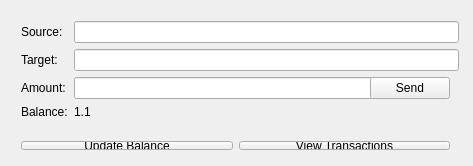
<?xml version="1.0" encoding="UTF-8"?>
<ui version="4.0">
 <class>MainWindow</class>
 <widget class="QMainWindow" name="MainWindow">
  <property name="geometry">
   <rect>
    <x>0</x>
    <y>0</y>
    <width>473</width>
    <height>166</height>
   </rect>
  </property>
  <property name="minimumSize">
   <size>
    <width>473</width>
    <height>166</height>
   </size>
  </property>
  <property name="maximumSize">
   <size>
    <width>473</width>
    <height>166</height>
   </size>
  </property>
  <property name="windowTitle">
   <string>MainWindow</string>
  </property>
  <widget class="QWidget" name="centralWidget">
   <widget class="QWidget" name="formLayoutWidget">
    <property name="geometry">
     <rect>
      <x>10</x>
      <y>10</y>
      <width>451</width>
      <height>121</height>
     </rect>
    </property>
    <layout class="QFormLayout" name="formLayout">
     <item row="0" column="0">
      <widget class="QLabel" name="label_2">
       <property name="sizePolicy">
        <sizepolicy hsizetype="Fixed" vsizetype="Preferred">
         <horstretch>0</horstretch>
         <verstretch>0</verstretch>
        </sizepolicy>
       </property>
       <property name="text">
        <string>Source:</string>
       </property>
      </widget>
     </item>
     <item row="0" column="1">
      <widget class="QLineEdit" name="lineEdit">
       <property name="minimumSize">
        <size>
         <width>385</width>
         <height>0</height>
        </size>
       </property>
      </widget>
     </item>
     <item row="1" column="0">
      <widget class="QLabel" name="label_3">
       <property name="text">
        <string>Target:</string>
       </property>
      </widget>
     </item>
     <item row="1" column="1">
      <widget class="QLineEdit" name="lineEdit_2">
       <property name="minimumSize">
        <size>
         <width>385</width>
         <height>0</height>
        </size>
       </property>
      </widget>
     </item>
     <item row="2" column="0">
      <widget class="QLabel" name="label_5">
       <property name="text">
        <string>Amount:</string>
       </property>
      </widget>
     </item>
     <item row="2" column="1">
      <layout class="QHBoxLayout" name="horizontalLayout">
       <item>
        <widget class="QLineEdit" name="lineEdit_3">
         <property name="minimumSize">
          <size>
           <width>311</width>
           <height>0</height>
          </size>
         </property>
        </widget>
       </item>
       <item>
        <widget class="QPushButton" name="pushButton_2">
         <property name="text">
          <string>Send</string>
         </property>
        </widget>
       </item>
      </layout>
     </item>
     <item row="3" column="0">
      <widget class="QLabel" name="label">
       <property name="sizePolicy">
        <sizepolicy hsizetype="Maximum" vsizetype="Preferred">
         <horstretch>0</horstretch>
         <verstretch>0</verstretch>
        </sizepolicy>
       </property>
       <property name="text">
        <string>Balance:</string>
       </property>
      </widget>
     </item>
     <item row="3" column="1">
      <widget class="QLabel" name="label_4">
       <property name="minimumSize">
        <size>
         <width>184</width>
         <height>0</height>
        </size>
       </property>
       <property name="text">
        <string>1.1</string>
       </property>
      </widget>
     </item>
    </layout>
   </widget>
   <widget class="QWidget" name="horizontalLayoutWidget_2">
    <property name="geometry">
     <rect>
      <x>10</x>
      <y>130</y>
      <width>451</width>
      <height>31</height>
     </rect>
    </property>
    <layout class="QHBoxLayout" name="horizontalLayout_2">
     <item>
      <widget class="QPushButton" name="pushButton">
       <property name="text">
        <string>Update Balance</string>
       </property>
      </widget>
     </item>
     <item>
      <widget class="QPushButton" name="pushButton_3">
       <property name="text">
        <string>View Transactions</string>
       </property>
      </widget>
     </item>
    </layout>
   </widget>
  </widget>
  <action name="actionhide">
   <property name="text">
    <string>Hide</string>
   </property>
  </action>
  <action name="actionquit">
   <property name="text">
    <string>Quit</string>
   </property>
  </action>
  <action name="actionQuit">
   <property name="text">
    <string>Quit</string>
   </property>
  </action>
 </widget>
 <layoutdefault spacing="6" margin="11"/>
 <resources/>
 <connections/>
</ui>
